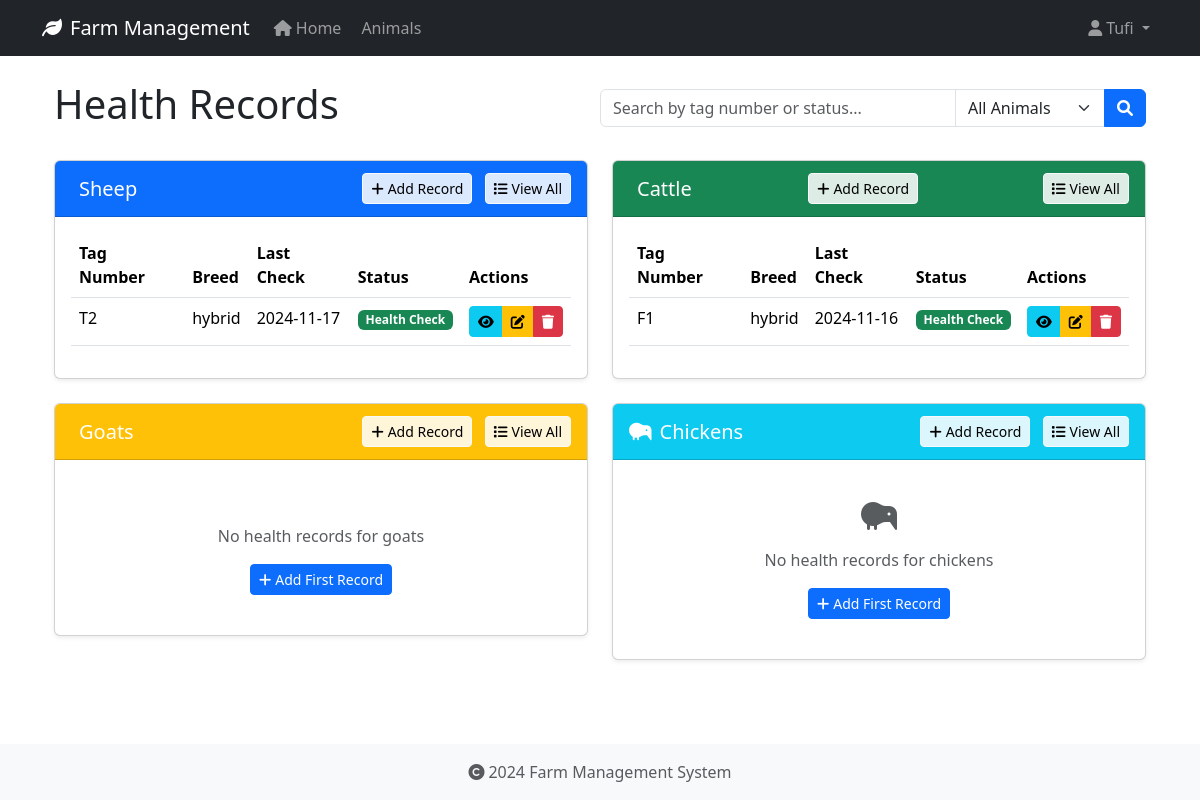
/health-records/ (signed in), run on an earlier commit of the app's database.
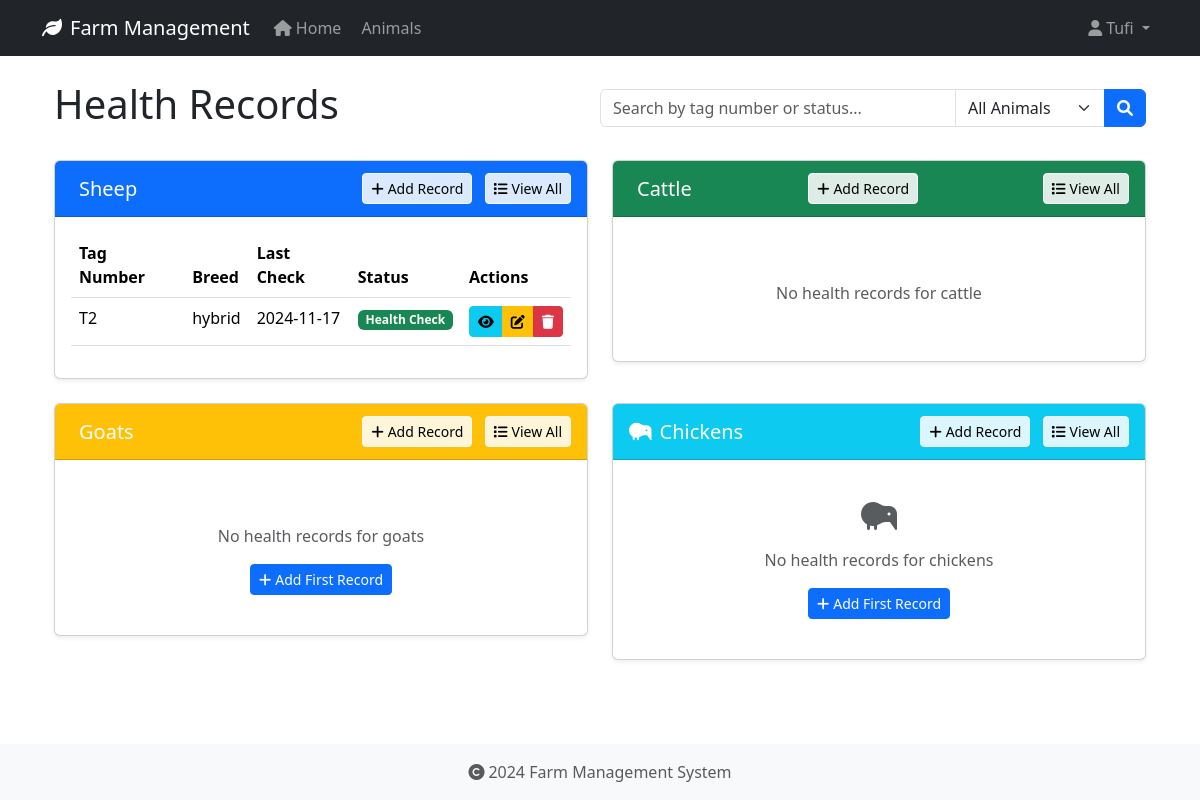
And on a later commit of the database.
### app/models/animal.py (models this page shows, shortened)
class HealthRecord(db.Model):
    id = db.Column(db.Integer, primary_key=True)
    animal_id = db.Column(db.Integer, db.ForeignKey('animal.id', ondelete='CASCADE'), nullable=False)
    record_type = db.Column(db.String(50), nullable=False)  # Made nullable=False
    date = db.Column(db.Date, nullable=False)
    description = db.Column(db.Text, nullable=True)
    treatment = db.Column(db.Text, nullable=True)
    cost = db.Column(db.Float, nullable=True)
    next_due_date = db.Column(db.Date, nullable=True)
    created_at = db.Column(db.DateTime, default=datetime.utcnow, nullable=False)
    created_by_id = db.Column(db.Integer, db.ForeignKey('user.id', ondelete='SET NULL'), nullable=True)

class Animal(db.Model):
    id = db.Column(db.Integer, primary_key=True)
    tag_number = db.Column(db.String(50), unique=True, nullable=False, index=True)
    name = db.Column(db.String(100), nullable=True)  # Explicitly mark as nullable
    species = db.Column(db.String(50), nullable=False, index=True)
    breed = db.Column(db.String(50), nullable=True)
    date_of_birth = db.Column(db.Date, nullable=True)
    gender = db.Column(db.String(20), nullable=True)
    weight = db.Column(db.Float, nullable=True)
    status = db.Column(db.String(20), default='active', nullable=False)
    purchase_date = db.Column(db.Date, nullable=True)
    purchase_price = db.Column(db.Float, nullable=True)
    notes = db.Column(db.Text, nullable=True)
    created_at = db.Column(db.DateTime, default=datetime.utcnow, nullable=False)
    updated_at = db.Column(db.DateTime, default=datetime.utcnow, onupdate=datetime.utcnow, nullable=False)
    wool_type = db.Column(db.String(50), nullable=True)
    last_shearing = db.Column(db.Date, nullable=True)
    fleece_weight = db.Column(db.Float, nullable=True)
    wool_grade = db.Column(db.String(20), nullable=True)
    lambing_status = db.Column(db.String(50), nullable=True)
    lambing_date = db.Column(db.Date, nullable=True)
    milk_production = db.Column(db.Float, nullable=True)
    last_milking = db.Column(db.Date, nullable=True)  # Changed from DateTime to Date
    milk_quality = db.Column(db.String(20), nullable=True)
    calving_status = db.Column(db.String(50), nullable=True)
    calving_date = db.Column(db.Date, nullable=True)
    milk_fat_content = db.Column(db.Float, nullable=True)
    egg_production = db.Column(db.Integer, nullable=True)
    egg_color = db.Column(db.String(20), nullable=True)
    comb_type = db.Column(db.String(20), nullable=True)
    laying_status = db.Column(db.String(20), nullable=True)
    last_laying_date = db.Column(db.Date, nullable=True)
    egg_size = db.Column(db.String(20), nullable=True)
    category = db.Column(db.String(50), nullable=True)
    special_needs = db.Column(db.Text, nullable=True)
    diet_requirements = db.Column(db.Text, nullable=True)
    habitat = db.Column(db.String(100), nullable=True)
    health_records = db.relationship('HealthRecord', backref='animal', lazy=True, cascade='all, delete-orphan')

### app/routes/health_records.py (the view, shortened to what this page needs)
@bp.route('/')
@login_required
def index():
    search_query = request.args.get('search', '').strip()
    record_type = request.args.get('type', 'all').lower()
    base_query = HealthRecord.query.join(Animal)
    sheep_records = (base_query.filter(Animal.species == 'Sheep')
                    .order_by(HealthRecord.date.desc())
                    .limit(5)
                    .all())
    cattle_records = (base_query.filter(Animal.species == 'Cattle')
                     .order_by(HealthRecord.date.desc())
                     .limit(5)
                     .all())
    goat_records = (base_query.filter(Animal.species == 'Goat')
                   .order_by(HealthRecord.date.desc())
                   .limit(5)
                   .all())
    chicken_records = (base_query.filter(Animal.species == 'Chicken')
                      .order_by(HealthRecord.date.desc())
                      .limit(5)
                      .all())
    return render_template('health_records/index.html',
                         sheep_records=sheep_records,
                         cattle_records=cattle_records,
                         goat_records=goat_records,
                         chicken_records=chicken_records,
                         search_query=search_query,
                         record_type=record_type,
                         today=date.today())

### app/models/user.py (called while the page is built)
@login_manager.user_loader
def load_user(user_id):
    return User.query.get(int(user_id))

### app/templates/health_records/index.html (shortened to what the changed rows need)
{% extends "base.html" %}
{% block content %}
<div class="container">
    <div class="d-flex justify-content-between align-items-center mb-4">
        <h1>Health Records</h1>
    </div>
    <div class="row g-4">
        <div class="col-md-6">
            <div class="card">
                <div class="card-header bg-primary text-white d-flex justify-content-between align-items-center">
                    <h2 class="h5 mb-0">
                        Sheep
                    </h2>
                </div>
                <div class="card-body">
                    {% if sheep_records %}
                    <div class="table-responsive">
                        <table class="table table-hover">
                            <thead>
                                <tr>
                                    <th>Tag Number</th>
                                    <th>Breed</th>
                                    <th>Last Check</th>
                                    <th>Status</th>
                                    <th>Actions</th>
                                </tr>
                            </thead>
                            <tbody>
                                {% for record in sheep_records %}
                                <tr>
                                    <td>{{ record.animal.tag_number }}</td>
                                    <td>{{ record.animal.breed or 'N/A' }}</td>
                                    <td>{{ record.date.strftime('%Y-%m-%d') }}</td>
                                    <td>
                                        <span class="badge {% if record.next_due_date and record.next_due_date < today %}bg-danger
                                                       {% elif record.next_due_date == today %}bg-warning
                                                       {% else %}bg-success{% endif %}">
                                            {{ record.record_type }}
                                        </span>
                                    </td>
                                    <td>
                                        <div class="btn-group btn-group-sm">
                                            <a href="{{ url_for('health_records.view', id=record.id) }}"
                                               class="btn btn-info" title="View">
                                                <i class="fas fa-eye"></i>
                                            </a>
                                            <a href="{{ url_for('health_records.edit', id=record.id) }}"
                                               class="btn btn-warning" title="Edit">
                                                <i class="fas fa-edit"></i>
                                            </a>
                                            <button type="button" class="btn btn-danger" title="Delete"
                                                    onclick="confirmDelete({{ record.id }}, '{{ record.animal.tag_number }}')">
                                                <i class="fas fa-trash"></i>
                                            </button>
                                        </div>
                                    </td>
                                </tr>
                                {% endfor %}
                            </tbody>
                        </table>
                    </div>
                    {% endif %}
                </div>
            </div>
        </div>
        <div class="col-md-6">
            <div class="card">
                <div class="card-header bg-success text-white d-flex justify-content-between align-items-center">
                    <h2 class="h5 mb-0">
                        Cattle
                    </h2>
                </div>
                <div class="card-body">
                    {% if cattle_records %}
                    <div class="table-responsive">
                        <table class="table table-hover">
                            <thead>
                                <tr>
                                    <th>Tag Number</th>
                                    <th>Breed</th>
                                    <th>Last Check</th>
                                    <th>Status</th>
                                    <th>Actions</th>
                                </tr>
                            </thead>
                            <tbody>
                                {% for record in cattle_records %}
                                <tr>
                                    <td>{{ record.animal.tag_number }}</td>
                                    <td>{{ record.animal.breed or 'N/A' }}</td>
                                    <td>{{ record.date.strftime('%Y-%m-%d') }}</td>
                                    <td>
                                        <span class="badge {% if record.next_due_date and record.next_due_date < today %}bg-danger
                                                       {% elif record.next_due_date == today %}bg-warning
                                                       {% else %}bg-success{% endif %}">
                                            {{ record.record_type }}
                                        </span>
                                    </td>
                                    <td>
                                        <div class="btn-group btn-group-sm">
                                            <a href="{{ url_for('health_records.view', id=record.id) }}"
                                               class="btn btn-info" title="View">
                                                <i class="fas fa-eye"></i>
                                            </a>
                                            <a href="{{ url_for('health_records.edit', id=record.id) }}"
                                               class="btn btn-warning" title="Edit">
                                                <i class="fas fa-edit"></i>
                                            </a>
                                            <button type="button" class="btn btn-danger" title="Delete"
                                                    onclick="confirmDelete({{ record.id }}, '{{ record.animal.tag_number }}')">
                                                <i class="fas fa-trash"></i>
                                            </button>
                                        </div>
                                    </td>
                                </tr>
                                {% endfor %}
                            </tbody>
                        </table>
                    </div>
                    {% else %}
                    <div class="text-center py-4">
                        <p class="text-muted mb-3">No health records for cattle</p>
                    </div>
                    {% endif %}
                </div>
            </div>
        </div>
<div class="col-md-6">
    <div class="card">
        <div class="card-header bg-warning text-white d-flex justify-content-between align-items-center">
            <h2 class="h5 mb-0">
                Goats
            </h2>
        </div>
    </div>
</div>
<div class="col-md-6">
    <div class="card">
        <div class="card-header bg-info text-white d-flex justify-content-between align-items-center">
            <h2 class="h5 mb-0">
                <i class="fas fa-kiwi-bird me-2"></i>Chickens
            </h2>
        </div>
    </div>
</div>
    </div>
</div>
{% endblock %}

What changed in the data, as far as the page shows it:
removed HealthRecord: animal.tag_number "F1", animal "hybrid", date "2024-11-16", record_type "Health Check", shown under "Cattle"
Also different on the page:
text no longer shown: "Tag Number Breed Last Check Status Actions"
text now shown: "No health records for cattle"
